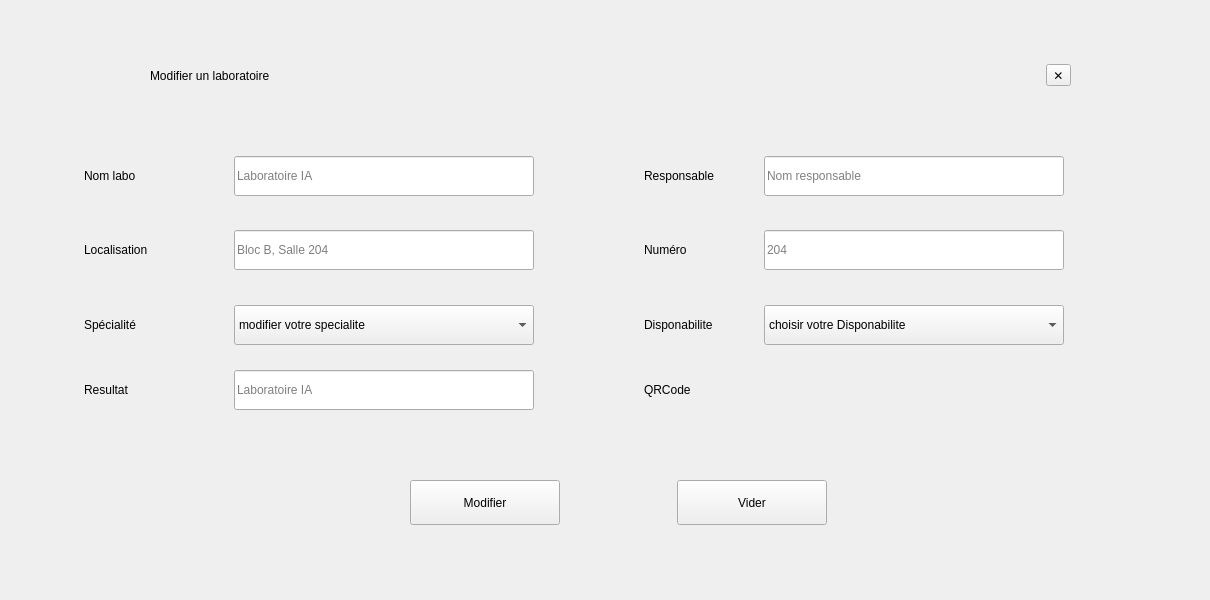
            <widget class="QWidget" name="modifierL">
             <widget class="QFrame" name="PopupLabsCard_4">
              <property name="geometry">
               <rect>
                <x>10</x>
                <y>10</y>
                <width>1191</width>
                <height>581</height>
               </rect>
              </property>
              <property name="minimumSize">
               <size>
                <width>760</width>
                <height>0</height>
               </size>
              </property>
              <property name="frameShape">
               <enum>QFrame::Shape::NoFrame</enum>
              </property>
              <widget class="QFrame" name="PopupLabsForm_5">
               <property name="geometry">
                <rect>
                 <x>74</x>
                 <y>120</y>
                 <width>1051</width>
                 <height>331</height>
                </rect>
               </property>
               <property name="frameShape">
                <enum>QFrame::Shape::NoFrame</enum>
               </property>
               <widget class="QLineEdit" name="LabLocation_5">
                <property name="geometry">
                 <rect>
                  <x>150</x>
                  <y>100</y>
                  <width>300</width>
                  <height>40</height>
                 </rect>
                </property>
                <property name="placeholderText">
                 <string>Bloc B, Salle 204</string>
                </property>
               </widget>
               <widget class="QLineEdit" name="LabResponsible_5">
                <property name="geometry">
                 <rect>
                  <x>680</x>
                  <y>26</y>
                  <width>300</width>
                  <height>40</height>
                 </rect>
                </property>
                <property name="placeholderText">
                 <string>Nom responsable</string>
                </property>
               </widget>
               <widget class="QComboBox" name="LabSpec_5">
                <property name="geometry">
                 <rect>
                  <x>150</x>
                  <y>175</y>
                  <width>300</width>
                  <height>40</height>
                 </rect>
                </property>
                <item>
                 <property name="text">
                  <string>modifier votre specialite</string>
                 </property>
                </item>
                <item>
                 <property name="text">
                  <string>interieur</string>
                 </property>
                </item>
                <item>
                 <property name="text">
                  <string>exterieur</string>
                 </property>
                </item>
               </widget>
               <widget class="QLabel" name="LblLabCap_5">
                <property name="geometry">
                 <rect>
                  <x>560</x>
                  <y>175</y>
                  <width>150</width>
                  <height>40</height>
                 </rect>
                </property>
                <property name="text">
                 <string>Disponabilite</string>
                </property>
               </widget>
               <widget class="QLabel" name="LblLabLoc_5">
                <property name="geometry">
                 <rect>
                  <x>0</x>
                  <y>100</y>
                  <width>150</width>
                  <height>40</height>
                 </rect>
                </property>
                <property name="text">
                 <string>Localisation</string>
                </property>
               </widget>
               <widget class="QLabel" name="LblLabName_5">
                <property name="geometry">
                 <rect>
                  <x>0</x>
                  <y>26</y>
                  <width>150</width>
                  <height>40</height>
                 </rect>
                </property>
                <property name="text">
                 <string>Nom labo</string>
                </property>
               </widget>
               <widget class="QLabel" name="LblLabNum_5">
                <property name="geometry">
                 <rect>
                  <x>560</x>
                  <y>100</y>
                  <width>150</width>
                  <height>40</height>
                 </rect>
                </property>
                <property name="text">
                 <string>Numéro</string>
                </property>
               </widget>
               <widget class="QLineEdit" name="LabName_5">
                <property name="geometry">
                 <rect>
                  <x>150</x>
                  <y>26</y>
                  <width>300</width>
                  <height>40</height>
                 </rect>
                </property>
                <property name="placeholderText">
                 <string>Laboratoire IA</string>
                </property>
               </widget>
               <widget class="QLineEdit" name="LabNumber_5">
                <property name="geometry">
                 <rect>
                  <x>680</x>
                  <y>100</y>
                  <width>300</width>
                  <height>40</height>
                 </rect>
                </property>
                <property name="placeholderText">
                 <string>204</string>
                </property>
               </widget>
               <widget class="QLabel" name="LblLabResp_5">
                <property name="geometry">
                 <rect>
                  <x>560</x>
                  <y>26</y>
                  <width>150</width>
                  <height>40</height>
                 </rect>
                </property>
                <property name="text">
                 <string>Responsable</string>
                </property>
               </widget>
               <widget class="QLabel" name="LblLabSpec_5">
                <property name="geometry">
                 <rect>
                  <x>0</x>
                  <y>175</y>
                  <width>150</width>
                  <height>40</height>
                 </rect>
                </property>
                <property name="text">
                 <string>Spécialité</string>
                </property>
               </widget>
               <widget class="QComboBox" name="LabCap_5">
                <property name="geometry">
                 <rect>
                  <x>680</x>
                  <y>175</y>
                  <width>300</width>
                  <height>40</height>
                 </rect>
                </property>
                <item>
                 <property name="text">
                  <string>choisir votre Disponabilite</string>
                 </property>
                </item>
                <item>
                 <property name="text">
                  <string>Disponible</string>
                 </property>
                </item>
                <item>
                 <property name="text">
                  <string>Occupe</string>
                 </property>
                </item>
               </widget>
               <widget class="QLineEdit" name="LabName_13">
                <property name="geometry">
                 <rect>
                  <x>150</x>
                  <y>240</y>
                  <width>300</width>
                  <height>40</height>
                 </rect>
                </property>
                <property name="placeholderText">
                 <string>Laboratoire IA</string>
                </property>
               </widget>
               <widget class="QLabel" name="LblLabSpec_14">
                <property name="geometry">
                 <rect>
                  <x>0</x>
                  <y>240</y>
                  <width>150</width>
                  <height>40</height>
                 </rect>
                </property>
                <property name="text">
                 <string>Resultat</string>
                </property>
               </widget>
               <widget class="QLabel" name="LblLabSpec_15">
                <property name="geometry">
                 <rect>
                  <x>560</x>
                  <y>240</y>
                  <width>150</width>
                  <height>40</height>
                 </rect>
                </property>
                <property name="text">
                 <string>QRCode</string>
                </property>
               </widget>
              </widget>
              <widget class="QWidget" name="layoutWidget">
               <property name="geometry">
                <rect>
                 <x>140</x>
                 <y>30</y>
                 <width>921</width>
                 <height>71</height>
                </rect>
               </property>
               <layout class="QHBoxLayout" name="popupLabsHeader_5">
                <item>
                 <widget class="QLabel" name="PopupTitleLabs_5">
                  <property name="text">
                   <string>Modifier un laboratoire</string>
                  </property>
                 </widget>
                </item>
                <item>
                 <spacer name="popupLabsHeaderSpacer_5">
                  <property name="orientation">
                   <enum>Qt::Orientation::Horizontal</enum>
                  </property>
                  <property name="sizeHint" stdset="0">
                   <size>
                    <width>40</width>
                    <height>20</height>
                   </size>
                  </property>
                 </spacer>
                </item>
                <item>
                 <widget class="QToolButton" name="BtnPopupCancelLabs_5">
                  <property name="toolTip">
                   <string>Fermer</string>
                  </property>
                  <property name="text">
                   <string>✕</string>
                  </property>
                 </widget>
                </item>
               </layout>
              </widget>
              <widget class="QPushButton" name="BtnPopupResetLabs_5">
               <property name="enabled">
                <bool>true</bool>
               </property>
               <property name="geometry">
                <rect>
                 <x>667</x>
                 <y>470</y>
                 <width>150</width>
                 <height>45</height>
                </rect>
               </property>
               <property name="text">
                <string>Vider</string>
               </property>
               <property name="property" stdset="0">
                <string>ghost</string>
               </property>
              </widget>
              <widget class="QPushButton" name="BtnPopupSaveLabs_5">
               <property name="geometry">
                <rect>
                 <x>400</x>
                 <y>470</y>
                 <width>150</width>
                 <height>45</height>
                </rect>
               </property>
               <property name="text">
                <string>Modifier</string>
               </property>
               <property name="property" stdset="0">
                <string>primary</string>
               </property>
              </widget>
             </widget>
            </widget>
